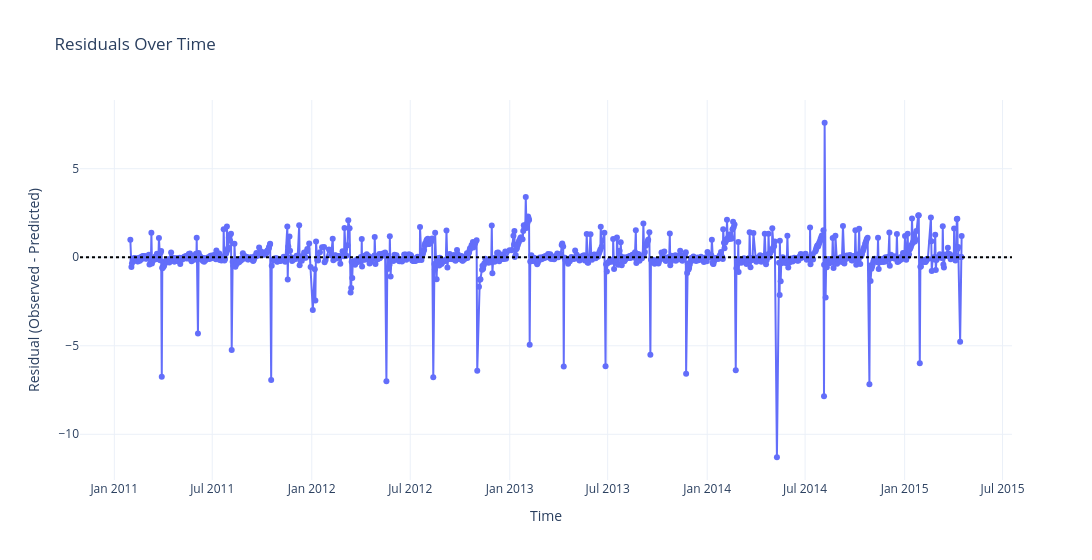

The notebook cell saved with this chart:
### Markdown cell above
### Plot residuals over time

### Code cell
fig = go.Figure()

fig.add_trace(go.Scatter(
    x=df_result.index,
    y=df_result["residuals"],
    mode='lines+markers',
    name='Residuals'
))

fig.add_hline(y=0, line_dash="dot", line_color="black")

fig.update_layout(
    title='Residuals Over Time',
    xaxis_title='Time',
    yaxis_title='Residual (Observed - Predicted)',
    template='plotly_white',
    width= 1400
)

fig.show()

### Figure 1 — Plotly figure (JSON) as saved in the notebook; plotly's stock layout.template omitted (floating-point values rounded to 4 significant figures; data arrays with more than 128 entries replaced by an {"elided": "..."} marker saying what was removed)
{"data": [{"mode": "lines+markers", "name": "Residuals", "type": "scatter", "x": {"elided": "1184 str values"}, "y": {"elided": "1184 float values"}}], "layout": {"shapes": [{"line": {"color": "black", "dash": "dot"}, "type": "line", "x0": 0, "x1": 1, "xref": "x domain", "y0": 0, "y1": 0, "yref": "y"}], "title": {"text": "Residuals Over Time"}, "width": 1400, "xaxis": {"title": {"text": "Time"}}, "yaxis": {"title": {"text": "Residual (Observed - Predicted)"}}}}
